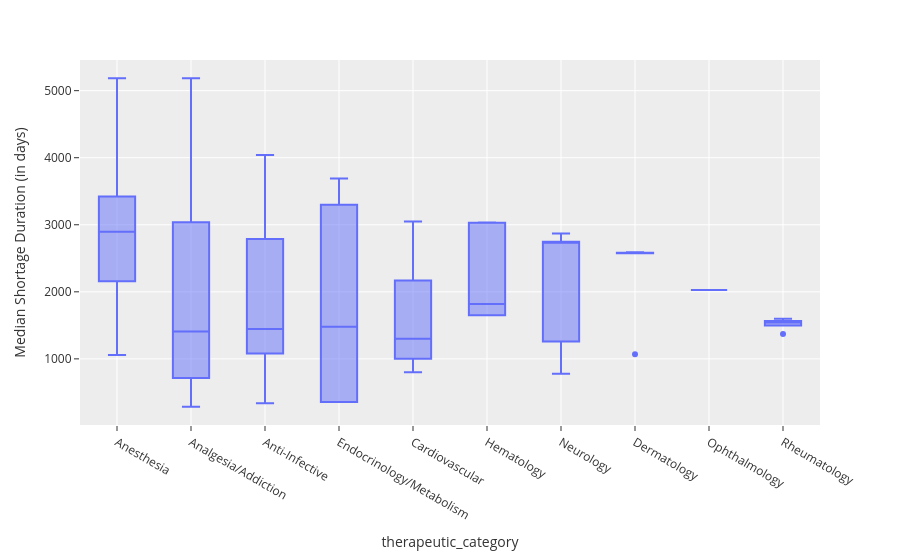

The code cell stored with this chart in its notebook:
### Markdown cell above
#### Insight from Horizontal Bar chart on reasons for shortages:
The primary reason for shortage was listed as others, showing the lack of transparency in the supply chain on the root cause for shortage. Discounting that fact, shortage of API which is typically sourced from Asian markets, and surge in demand for the drug were two primary reasons for ongoing shortages.

2025 data is dominated by manufacturer discontinuation notices (n=423), representing permanent market exits rather than temporary supply disruptions — a distinct and arguably more severe supply risk signal. While the reason for why multiple manufacturers discontinued manufacturing of the drugs. Researching online, there is a patent cliff (patents of multiple drugs are about to expire) in 2027-28 timeframe which could have triggered mass exit of manufacturers from the market. **Further investigation is required to validate this hypothesis**

Patent cliff 2027-28
→ Generics will flood market post-expiry
→ Margins collapse for branded manufacturers
→ Rational decision to exit NOW before profitability drops
→ Mass discontinuation notices in 2025

*Note: This hypothesis is based on external research and is not
directly verifiable from the FDA dataset alone.*

### Code cell
# Helper Function 4: Box Plot
def make_boxplot_unavailable_duration(df_filtered, groupby_category):
    '''
    Plots box plot showing median shortage duration (updated_date - initial_date for unavailable drugs) aggregated by categorical variables like therapeutic categories, dose form, etc.
    The plot shows shortage aggregated over filtered time frame for each entity of the selected category (Top 10).
    Input - Filtered dataframe, groupby_category
    Output - Plotly figure
    '''
    # data is filtered for availability status as 'Unavailable', and 'Resolved' - just to see the impacted drugs
    # Excluding 'To Be Discontinued' (permanent exits, not shortages) and zero-duration records (same-day FDA entries with no monitoring period)
    # Keeping 'Resolved' as historical benchmark for completed shortage duration;

    reliable_states = ['Unavailable', 'Resolved']
    df_duration = df_filtered[
        (df_filtered['duration_days'] > 0) &
        (df_filtered['availability'].isin(reliable_states))
    ]
    top_categories = (df_duration.groupby(groupby_category)['duration_days'].median() .sort_values(ascending=False).head(10).index.tolist())
    df_duration = df_duration[df_duration[groupby_category].isin(top_categories)]
    df_duration = df_duration.sort_values('duration_days', ascending=False)
    fig = px.box(df_duration, x=groupby_category, y='duration_days')
    fig.update_layout(yaxis_title='Median Shortage Duration (in days)')
    # Updating the theme
    fig.update_layout(template='ggplot2')
    return fig

# Executing the function with full dataframe:
make_boxplot_unavailable_duration(df,groupby_category='therapeutic_category')

### Figure 1 — Plotly figure (JSON) as saved in the notebook; plotly's stock layout.template omitted (floating-point values rounded to 4 significant figures; data arrays with more than 128 entries replaced by an {"elided": "..."} marker saying what was removed)
{"data": [{"alignmentgroup": "True", "hovertemplate": "therapeutic_category=%{x}<br>duration_days=%{y}<extra></extra>", "legendgroup": "", "marker": {"color": "#636efa"}, "name": "", "notched": false, "offsetgroup": "", "orientation": "v", "showlegend": false, "type": "box", "x": {"elided": "267 str values"}, "x0": " ", "xaxis": "x", "y": {"elided": "267 int values"}, "y0": " ", "yaxis": "y"}], "layout": {"boxmode": "group", "legend": {"tracegroupgap": 0}, "margin": {"t": 60}, "xaxis": {"anchor": "y", "domain": [0, 1], "title": {"text": "therapeutic_category"}}, "yaxis": {"anchor": "x", "domain": [0, 1], "title": {"text": "Median Shortage Duration (in days)"}}}}
